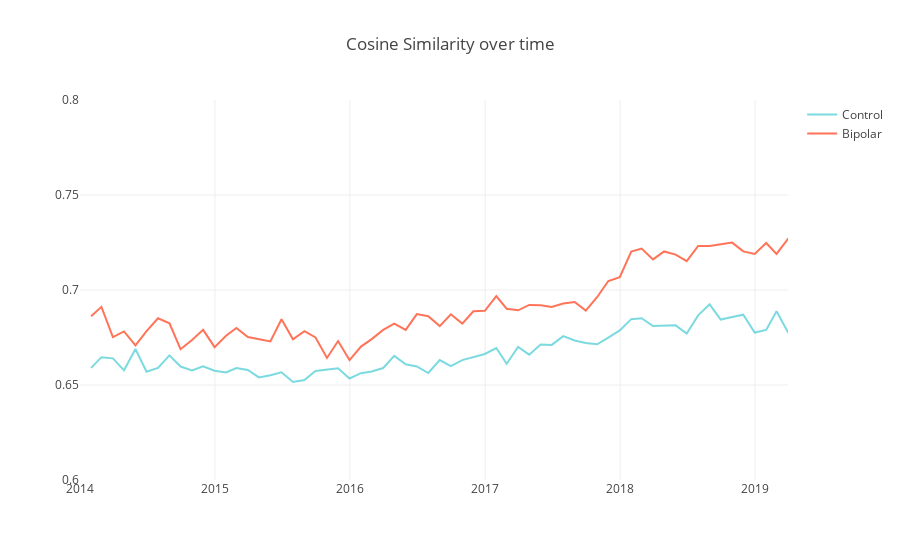

Source (notebook cell):
### Code cell
# let s compare the cosine similarity of each user averaged by group 
trace_control = go.Scatter(
                x=df['date'][df['is_control'] == 1],
                y=df['cosine_similarity_monthly'][df['is_control'] == 1],
                name = "Control",
                line = dict(color = cc),
                opacity = 0.8)

trace_bipolar = go.Scatter(
                x=df['date'][df['is_control'] == 0],
                y=df['cosine_similarity_monthly'][df['is_control'] == 0],
                name = "Bipolar",
                line = dict(color = bc),
                opacity = 0.8)

data = [trace_control,trace_bipolar]

layout = dict(
    title = "Cosine Similarity over time",
    xaxis = dict(
        range = ['2014-01-01','2019-03-31']),
    yaxis = dict(
        range = [0.6,0.8])
)

fig = dict(data=data, layout=layout)
iplot(fig)
